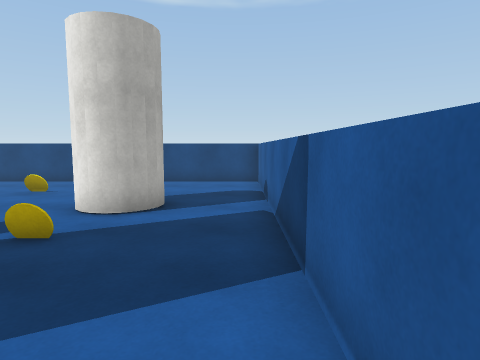
[1] (above)

16 first-person views from a walk through a Unity game level. The camera is 1.4 m above the floor, tilts 6° down and sees 75° across. The floor is counted in squares, 1 m on a side. Each view is taken from the middle of a square. On the plan, view 1 faces up. The plan holds only what a view shows up to about 14 squares ahead; the rest is blank. The player is left out. Surface patterns are stand-ins for the level's own textures.

[2]
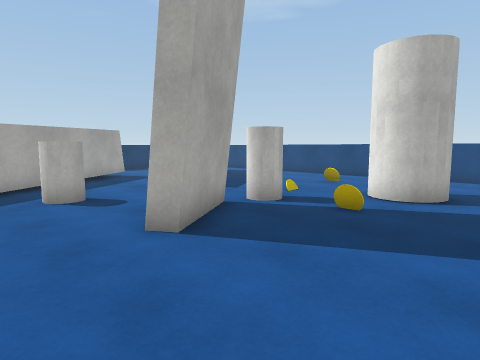

[3]
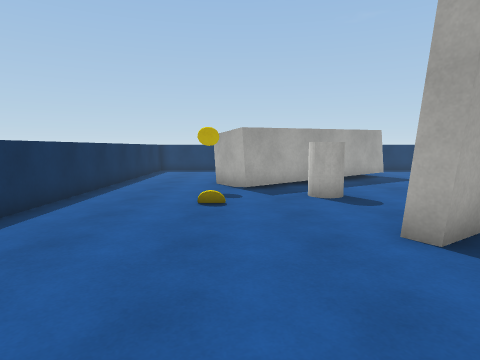

[4]
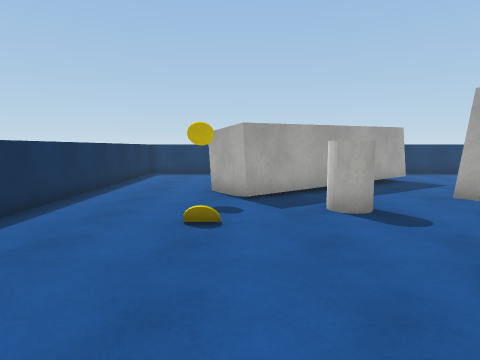

[5]
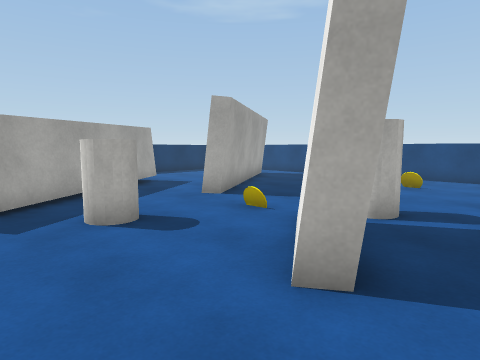

[6]
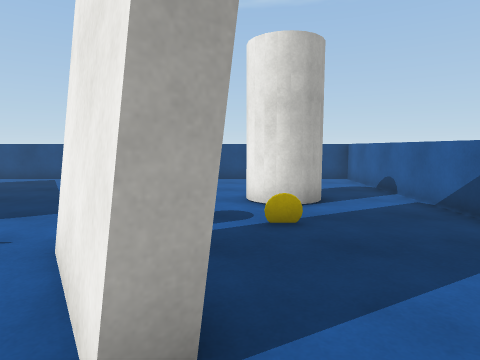

[7]
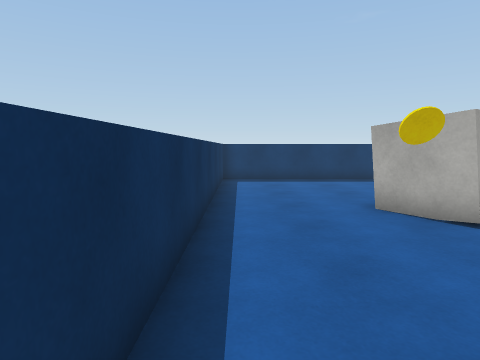

[8]
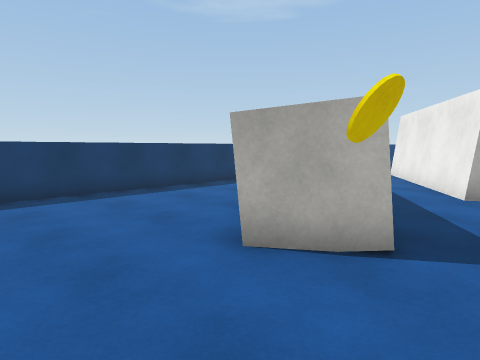

[9]
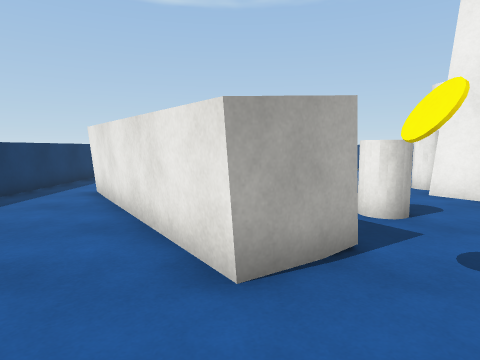

[10]
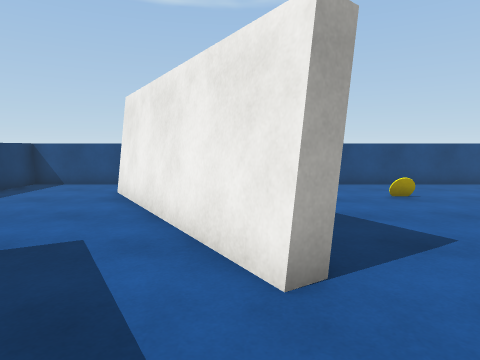

[11]
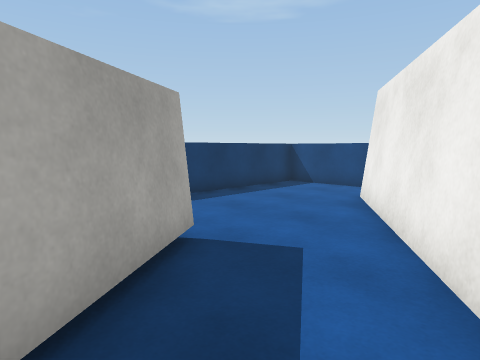

[12]
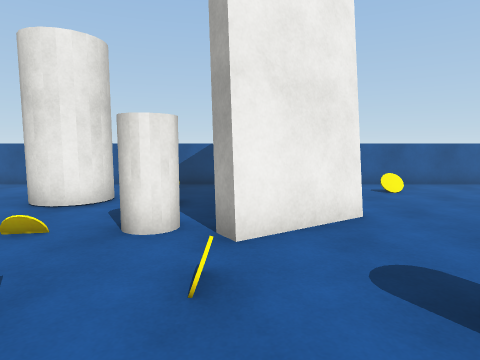

[13]
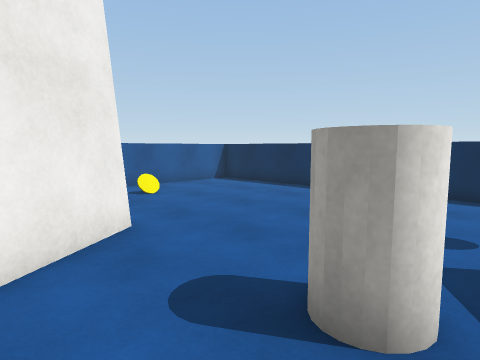

[14]
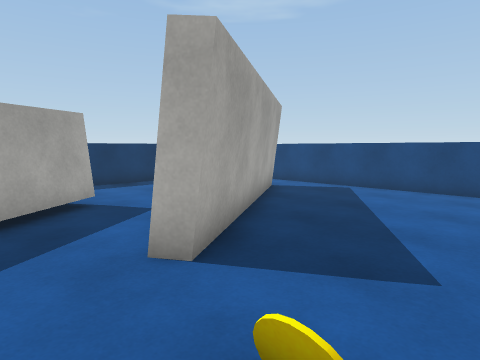

[15]
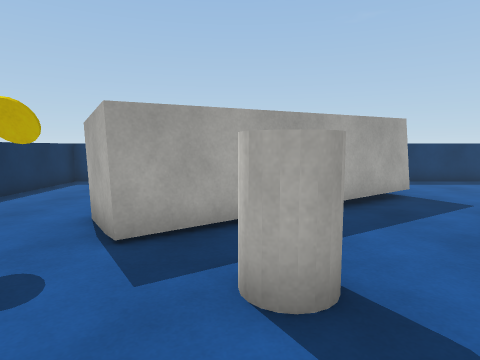

[16]
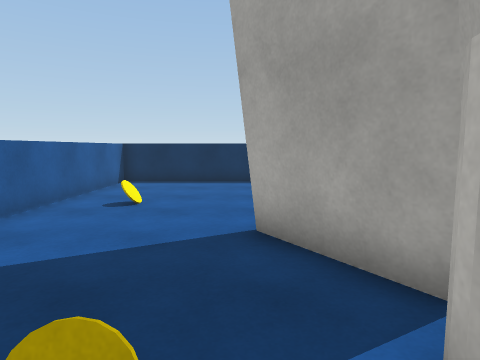

### Floor plan
Points are (right, up) in squares from view 1. A wall is a line through its corners. A room is listed if a view was taken in it or the views show most of it. See-through windows are left out.
Room 1 (views 1, 2, 3, 4, 5, 6, 7, 8, 9, 10, 11, 12, 13, 14, 15, 16)
walls: (-6.4, 3.1) (-5.8, 3.4) (-4.1, 0.9) (-4.7, 0.5) (-6.4, 3.1); (-14.3, 3.9) (-10.4, -1.9) (-12.1, -3) (-16.6, 3.7); (-14.2, 11.1) (-9.9, 4.3) (-10.5, 4) (-11.2, 5); (-18.7, 2.6) (-18.7, -6.7) (0.8, -6.7) (0.8, 12.8) (-14.4, 12.8)
low walls: (-6, 2.4) (-4.7, 0.5)
ways out: opening at (-17.5, 2) to room 2; opening at (-14, 12) to room 2; opening at (-12.5, 4) to room 2
objects: cylinder (-9, 0) to (-9, 1); yellow disc (-8, -3); yellow disc (-8, 3); cylinder (-6, 4) to (-5, 5); yellow disc (-6, 7); yellow disc (-6, 10); white cylinder (-4, 7) to (-2, 8); yellow disc (-3, 5); yellow disc (-1, -2)
Room 2 (no view inside)
walls: (-15, 4.9) (-14.3, 3.9); (-14.4, 12.8) (-18.7, 12.8) (-18.7, 2.6); (-11.2, 5) (-14.8, 10.8)
ways out: opening at (-17.5, 2) to room 1; opening at (-14, 12) to room 1; opening at (-12.5, 4) to room 1

Where each view was taken, in squares from view 1:
view 1: 0 up, 0 right, facing up
view 2: 2 down, 0 right, facing up-left
view 3: 2 down, 0 right, facing left
view 4: 2 down, 2 left, facing left
view 5: 2 down, 3 left, facing up-left
view 6: 1 down, 4 left, facing up
view 7: 6 down, 5 left, facing left
view 8: 6 down, 9 left, facing up-left
view 9: 6 down, 12 left, facing up
view 10: 1 up, 11 left, facing up
view 11: 2 up, 11 left, facing up-left
view 12: 3 up, 11 left, facing right
view 13: 3 up, 10 left, facing down-right
view 14: 2 up, 7 left, facing up-left
view 15: 0 up, 6 left, facing left
view 16: 6 up, 4 left, facing down
